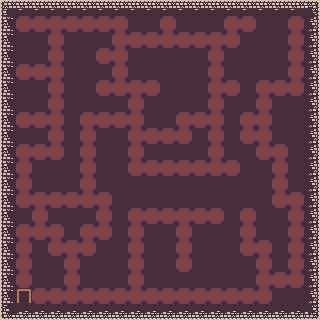

Rendered tile map (Tiled .tmx) drawn with the repository's tilesets; below, a short description and the full map source, tile grids included:
An orthogonal 20x20 tile map with 16x16 px tiles, 3 tile layers (collision, base, path).

<map version="1.10" tiledversion="1.11.2" orientation="orthogonal" renderorder="left-down" width="20" height="20" tilewidth="16" tileheight="16" infinite="0" nextlayerid="5" nextobjectid="1">
 <tileset firstgid="1" source="colored_sheet.tsx" />
 <layer id="4" name="collision" width="20" height="20">
  <data encoding="csv">
254,254,254,254,254,254,254,254,254,254,254,254,254,254,254,254,254,254,254,254,
254,0,0,0,0,0,0,0,254,254,0,254,254,254,0,0,254,254,0,254,
254,254,254,0,254,254,254,0,0,0,0,0,0,0,0,254,254,254,0,254,
254,254,254,0,254,254,0,0,254,254,254,254,254,0,254,254,254,254,0,254,
254,0,0,0,254,254,254,0,254,254,254,254,254,0,254,254,254,254,0,254,
254,254,254,0,254,254,0,0,0,0,254,254,254,0,0,254,0,0,0,254,
254,254,254,0,254,254,254,254,0,254,254,254,254,0,254,254,0,254,254,254,
254,0,0,0,254,0,0,0,0,254,254,0,0,0,254,0,0,254,254,254,
254,254,254,0,254,0,254,254,0,0,0,0,254,0,254,0,0,254,254,254,
254,0,0,0,254,0,254,254,0,254,254,254,254,0,254,254,0,0,254,254,
254,0,254,254,254,0,254,254,0,0,0,0,0,0,0,254,254,0,254,254,
254,0,254,254,254,0,254,254,254,254,254,254,254,254,254,254,254,0,254,254,
254,0,0,0,0,0,0,254,254,254,254,254,254,254,254,254,254,0,0,254,
254,254,0,254,254,254,0,254,0,0,0,0,0,0,254,0,254,254,0,254,
254,0,0,0,254,0,0,254,0,254,254,0,254,254,254,0,254,254,0,254,
254,0,254,0,0,0,254,254,0,254,254,0,254,254,254,0,0,254,0,254,
254,0,254,254,0,254,254,254,0,254,254,0,254,254,254,254,0,254,0,254,
254,0,254,254,0,254,254,254,0,254,254,254,254,254,254,254,0,0,0,254,
254,0,0,0,0,0,0,0,0,0,0,0,0,0,0,0,0,254,254,254,
254,254,254,254,254,254,254,254,254,254,254,254,254,254,254,254,254,254,254,254
</data>
 </layer>
 <layer id="1" name="base" width="20" height="20">
  <data encoding="csv">
19,20,20,20,20,20,20,20,20,20,20,20,20,20,20,20,20,20,20,21,
68,1,1,1,1,1,1,1,1,1,1,1,1,1,1,1,1,1,1,70,
68,1,1,1,1,1,1,1,1,1,1,1,1,1,1,1,1,1,1,70,
68,1,1,1,1,1,1,1,1,1,1,1,1,1,1,1,1,1,1,70,
68,1,1,1,1,1,1,1,1,1,1,1,1,1,1,1,1,1,1,70,
68,1,1,1,1,1,1,1,1,1,1,1,1,1,1,1,1,1,1,70,
68,1,1,1,1,1,1,1,1,1,1,1,1,1,1,1,1,1,1,70,
68,1,1,1,1,1,1,1,1,1,1,1,1,1,1,1,1,1,1,70,
68,1,1,1,1,1,1,1,1,1,1,1,1,1,1,1,1,1,1,70,
68,1,1,1,1,1,1,1,1,1,1,1,1,1,1,1,1,1,1,70,
68,1,1,1,1,1,1,1,1,1,1,1,1,1,1,1,1,1,1,70,
68,1,1,1,1,1,1,1,1,1,1,1,1,1,1,1,1,1,1,70,
68,1,1,1,1,1,1,1,1,1,1,1,1,1,1,1,1,1,1,70,
68,1,1,1,1,1,1,1,1,1,1,1,1,1,1,1,1,1,1,70,
68,1,1,1,1,1,1,1,1,1,1,1,1,1,1,1,1,1,1,70,
68,1,1,1,1,1,1,1,1,1,1,1,1,1,1,1,1,1,1,70,
68,1,1,1,1,1,1,1,1,1,1,1,1,1,1,1,1,1,1,70,
68,1,1,1,1,1,1,1,1,1,1,1,1,1,1,1,1,1,1,70,
68,448,1,1,1,1,1,1,1,1,1,1,1,1,1,1,1,1,1,70,
117,118,118,118,118,118,118,118,118,118,118,118,118,118,118,118,118,118,118,119
</data>
 </layer>
 <layer id="2" name="path" width="20" height="20">
  <data encoding="csv">
0,0,0,0,0,0,0,0,0,0,0,0,0,0,0,0,0,0,0,0,
0,61,61,61,61,61,61,61,0,0,61,0,0,0,61,61,1,1,61,0,
0,0,0,61,0,0,0,61,61,61,61,61,61,61,61,0,1,0,61,0,
0,0,0,61,0,0,61,61,0,0,0,0,0,61,0,0,0,0,61,0,
0,61,61,61,0,0,0,61,0,0,0,0,0,61,0,0,0,0,61,0,
0,0,0,61,0,0,61,61,61,61,0,0,0,61,61,0,61,61,61,0,
0,0,0,61,0,0,0,0,61,0,0,0,0,61,0,0,61,0,0,0,
0,61,61,61,0,61,61,61,61,0,0,61,61,61,0,61,61,0,0,0,
0,0,0,61,0,61,0,0,61,61,61,61,0,61,0,61,61,0,0,0,
0,61,61,61,0,61,0,0,61,0,0,0,0,61,0,0,61,61,0,0,
0,61,0,0,0,61,0,0,61,61,61,61,61,61,61,0,0,61,0,0,
0,61,0,0,0,61,0,0,1,0,0,0,0,0,0,0,0,61,0,0,
0,61,61,61,61,61,61,0,1,0,0,0,0,0,0,0,0,61,61,0,
0,0,61,0,0,0,61,0,61,61,61,61,61,61,0,61,0,0,61,0,
0,61,61,61,0,61,61,0,61,0,0,61,0,0,0,61,0,0,61,0,
0,61,0,61,61,61,0,0,61,0,0,61,0,0,0,61,61,0,61,0,
0,61,0,0,61,0,0,0,61,0,0,61,0,0,0,0,61,0,61,0,
0,61,0,0,61,0,0,0,61,0,0,0,0,0,0,0,61,61,61,0,
0,0,61,61,61,61,61,61,61,61,61,61,61,61,61,61,61,0,0,0,
0,0,0,0,0,0,0,0,0,0,0,0,0,0,0,0,0,0,0,0
</data>
 </layer>
</map>
